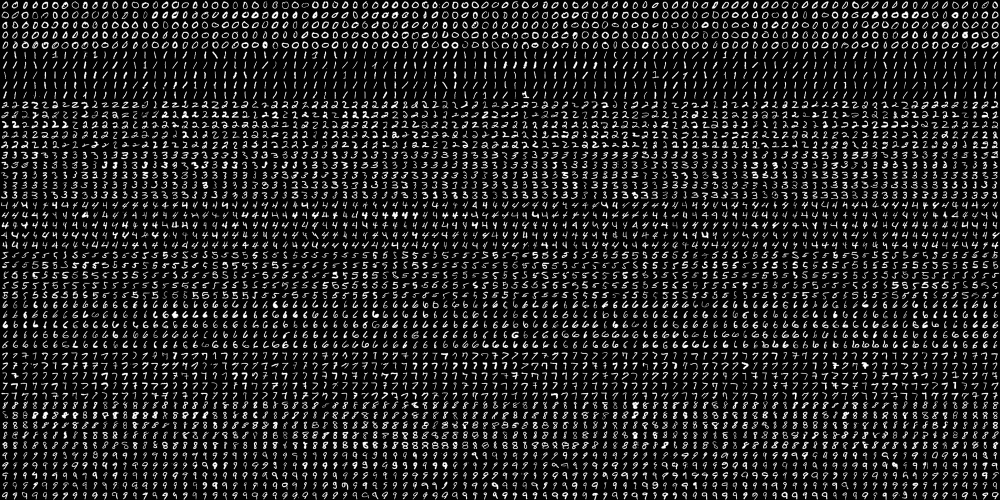
#> input picture HandWrittenDigitClassification/images/digits.png, 2000 x 1000 px (shown at 1/2 size)
$ jupyter execute Handwritten_Digit_Classification.ipynb
#> lines starting #> are read from the running program, lines starting #| are printed output that depends on the picture; after the words box and inside, x2 and y2 are one past the last pixel; in counts of white or black regions, pixels touching at a corner belong together
[cell 1]
import numpy as np
import cv2

[cell 2]
image = cv2.imread('images/digits.png')
#> image is the input picture: shape (1000, 2000, 3); min 0, max 255, mean 33.8
gray = cv2.cvtColor(image,cv2.COLOR_BGR2GRAY)
small = cv2.pyrDown(image)
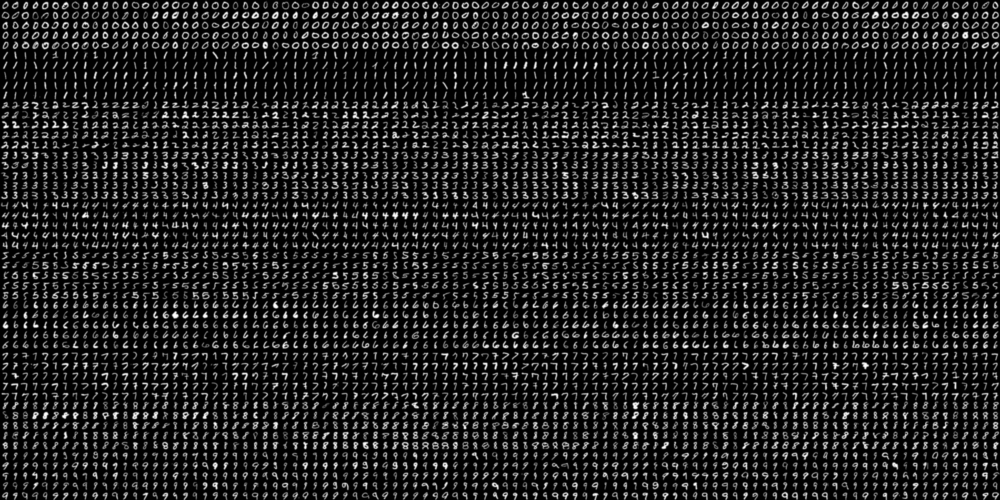
#> small: shape (500, 1000, 3); min 0, max 253, mean 33.8
cells = [np.hsplit(row,100) for row in np.vsplit(gray,50)]
#> cells = 50 items
x = np.array(cells)
print ("The shape of our cells array: " + str(x.shape))
#| The shape of our cells array: (50, 100, 20, 20)
# Split the full data set into two segments
# One will be used fro Training the model, the other as a test data set
train = x[:,:70].reshape(-1,400).astype(np.float32) # Size = (3500,400)
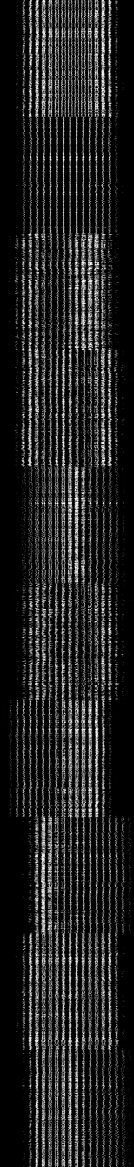
#> train: shape (3500, 400) float32 (shown at 1/3 size); min 0, max 255, mean 33.8
test = x[:,70:100].reshape(-1,400).astype(np.float32) # Size = (1500,400)
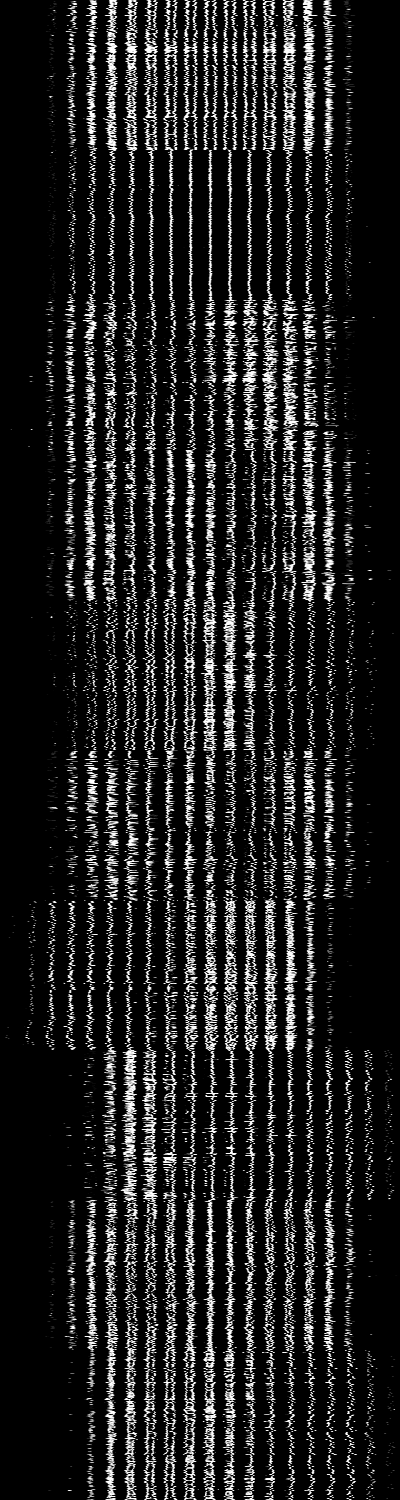
#> test: shape (1500, 400) float32; min 0, max 255, mean 33.8
# Create labels for train and test data
k = [0,1,2,3,4,5,6,7,8,9]
train_labels = np.repeat(k,350)[:,np.newaxis]
test_labels = np.repeat(k,150)[:,np.newaxis]
# Initiate kNN, train the data, then test it with test data for k=3
knn = cv2.ml.KNearest_create()
knn.train(train, cv2.ml.ROW_SAMPLE, train_labels)
ret, result, neighbors, distance = knn.findNearest(test, k=3)
#> ret = 0; result = 1500 values, max 9 at index 546, min 0 at index 0, mean 4.46; neighbors = 1500 rows, first 8: [0, 0, 0], [0, 0, 0], [0, 0, 0], [0, 0, 0], [0, 0, 0], [0, 0, 0], [0, 0, 0], [0, 0, 0]; distance = 1500 rows, first 8: [771799, 787246, 821341], [916008, 1053323, 1083589], [452262, 472470, 523199], [699510, 717288, 728714], [506154, 571763, 631203], [630256, 699302, 711550], [688307, 697413, 722577], [629131, 681500, 744434]
# Now we check the accuracy of classification
# For that, compare the result with test_labels and check which are wrong
matches = result == test_labels
correct = np.count_nonzero(matches)
#> correct = 1402
accuracy = correct * (100.0 / result.size)
#> accuracy = 93.47
print("Accuracy is = %.2f" % accuracy + "%")
#| Accuracy is = 93.47%

[cell 3]
def x_cord_contour(contour):
    # This function take a contour from findContours
    # it then outputs the x centroid coordinates

    if cv2.contourArea(contour) > 10:
        M = cv2.moments(contour)
        return (int(M['m10']/M['m00']))

def makeSquare(not_square):
    # This function takes an image and makes the dimenions square
    # It adds black pixels as the padding where needed

    BLACK = [0,0,0]
    img_dim = not_square.shape
    height = img_dim[0]
    width = img_dim[1]
    #print("Height = ", height, "Width = ", width)
    if (height == width):
        square = not_square
        return square
    else:
        doublesize = cv2.resize(not_square,(2*width, 2*height), interpolation = cv2.INTER_CUBIC)
        height = height * 2
        width = width * 2
        #print("New Height = ", height, "New Width = ", width)
        if (height > width):
            pad = int((height - width)/2)
            #print("Padding = ", pad)
            doublesize_square = cv2.copyMakeBorder(doublesize,0,0,pad,pad,cv2.BORDER_CONSTANT,value=BLACK)
        else:
            pad = (width - height)/2
            #print("Padding = ", pad)
            doublesize_square = cv2.copyMakeBorder(doublesize,pad,pad,0,0,cv2.BORDER_CONSTANT,value=BLACK)
    doublesize_square_dim = doublesize_square.shape
    #print("Sq Height = ", doublesize_square_dim[0], "Sq Width = ", doublesize_square_dim[1])
    return doublesize_square

def resize_to_pixel(dimensions, image):
    # This function then re-sizes an image to the specificied dimenions

    buffer_pix = 4
    dimensions  = dimensions - buffer_pix
    squared = image
    r = float(dimensions) / squared.shape[1]
    dim = (dimensions, int(squared.shape[0] * r))
    resized = cv2.resize(image, dim, interpolation = cv2.INTER_AREA)
    img_dim2 = resized.shape
    height_r = img_dim2[0]
    width_r = img_dim2[1]
    BLACK = [0,0,0]
    if (height_r > width_r):
        resized = cv2.copyMakeBorder(resized,0,0,0,1,cv2.BORDER_CONSTANT,value=BLACK)
    if (height_r < width_r):
        resized = cv2.copyMakeBorder(resized,1,0,0,0,cv2.BORDER_CONSTANT,value=BLACK)
    p = 2
    ReSizedImg = cv2.copyMakeBorder(resized,p,p,p,p,cv2.BORDER_CONSTANT,value=BLACK)
    img_dim = ReSizedImg.shape
    height = img_dim[0]
    width = img_dim[1]
    #print("Padded Height = ", height, "Width = ", width)
    return ReSizedImg

[cell 4]
image = cv2.imread('images/numbers.jpg')
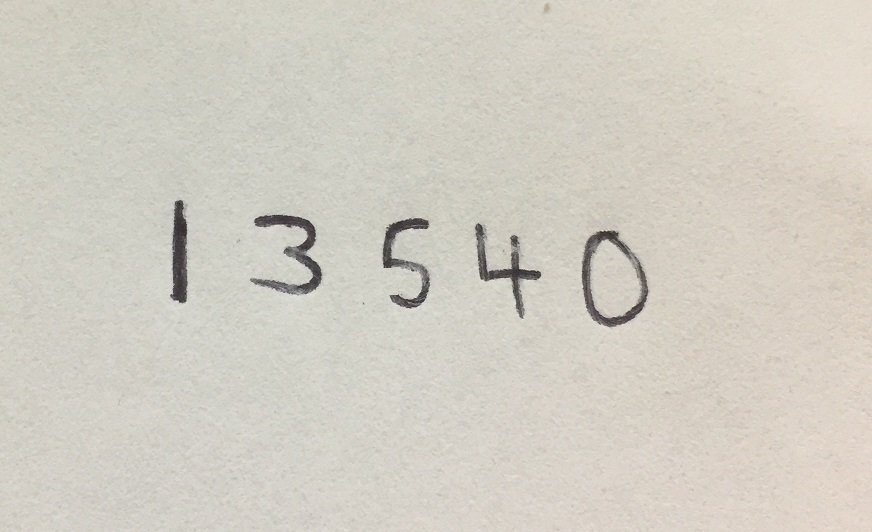
#> input picture HandWrittenDigitClassification/images/numbers.jpg, 872 x 532 px
#> image is the input picture: shape (532, 872, 3); mean B, G, R 195.2, 205.6, 209.7
gray = cv2.cvtColor(image,cv2.COLOR_BGR2GRAY)
#> gray: shape (532, 872)
blurred = cv2.GaussianBlur(gray, (5, 5), 0)
edged = cv2.Canny(blurred, 30, 150)
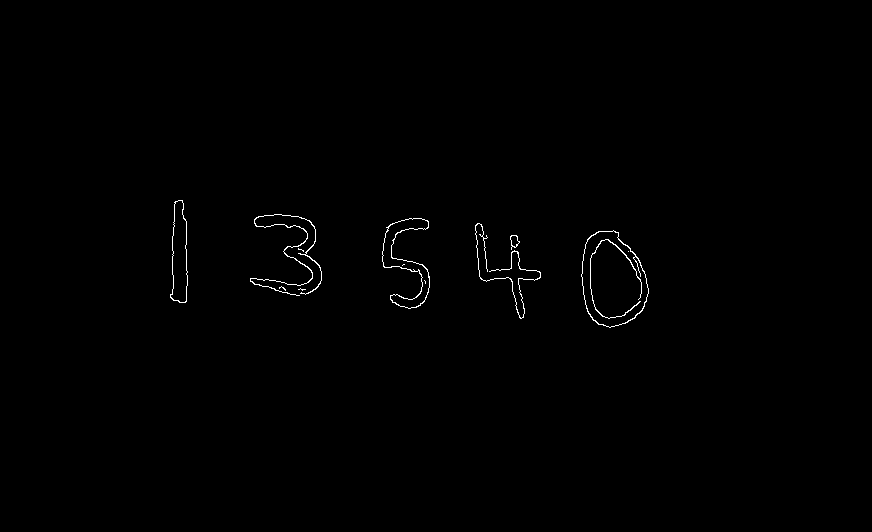
#> edged: shape (532, 872); 0.45% white in thin lines or dots, all inside (x1, y1, x2, y2) = (170, 200, 649, 328)
contours, hierarchy = cv2.findContours(edged, cv2.RETR_EXTERNAL, cv2.CHAIN_APPROX_NONE)
#> contours = 9 contours, 3 with area under 20; largest, box (x1, y1, x2, y2) and area: (581, 230, 649, 328) 4854, (382, 218, 430, 309) 1474, (170, 200, 188, 303) 1286, (250, 214, 322, 296) 92, (510, 235, 520, 250) 75, (475, 223, 541, 319) 28
sorted_ctrs = sorted(contours, key=lambda ctr: cv2.boundingRect(ctr)[0])
#> sorted_ctrs has the same summary as contours

[cell 5]
# Create empty array to store entire number
full_number = []

for c in contours:
    # compute the bounding box for the rectangle
    (x, y, w, h) = cv2.boundingRect(c)

    #cv2.drawContours(image, contours, -1, (0,255,0), 3)
    #cv2.imshow("Contours", image)

    if w >= 5 and h >= 25:
        roi = blurred[y:y + h, x:x + w]
        ret, roi = cv2.threshold(roi, 127, 255,cv2.THRESH_BINARY_INV)
        squared = makeSquare((roi))
        final = resize_to_pixel(20, squared)
        #cv2.imshow("final", final)
        final_array = final.reshape((1,400))
        final_array = final_array.astype(np.float32)
        ret, result, neighbours, dist = knn.findNearest(final_array, k=1)
        number = str(int(float(result[0])))
        full_number.insert(0, number)
        # draw a rectangle around the digit, the show what the
        # digit was classified as
        cv2.rectangle(image, (x, y), (x + w, y + h), (0, 0, 255), 2)
        cv2.putText(image, number, (x , y + 155),
        cv2.FONT_HERSHEY_COMPLEX, 2, (255, 0, 0), 2)
#> this loop made 9 passes
#> (x, y, w, h, pad in makeSquare, doublesize_square_dim in makeSquare, r in resize_to_pixel, img_dim2 in resize_to_pixel) on passes 5 to 9: (581, 230, 68, 98, 30, (196, 196), 0.0816, (15, 16)), (475, 223, 66, 96, 30, (192, 192), 0.0833, (16, 16)), (382, 218, 48, 91, 43, (182, 182), 0.0879, (16, 16)), (250, 214, 72, 82, 10, (164, 164), 0.0976, (16, 16)), (170, 200, 18, 103, 85, (206, 206), 0.0777, (15, 16))
#> (x, y, w, h) on passes 1 to 4: (298, 288, 8, 3), (279, 286, 7, 5), (298, 248, 6, 4), (510, 235, 10, 15)
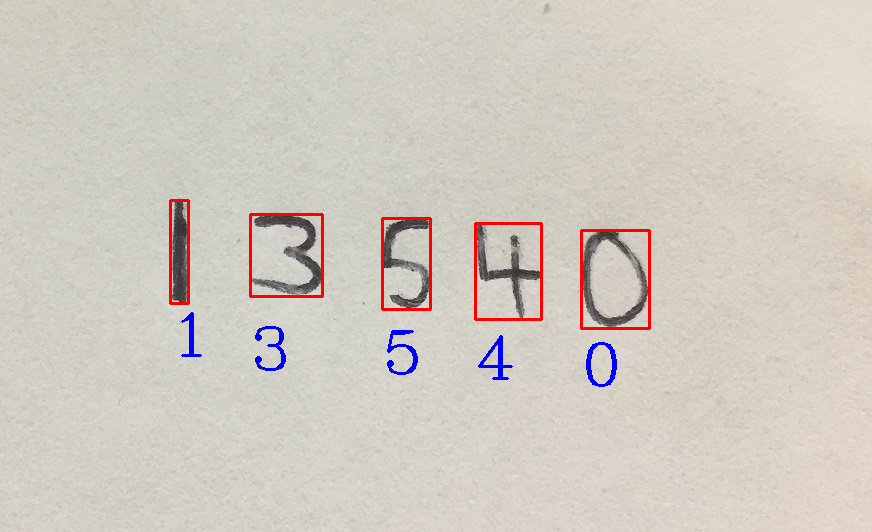
#> image: shape (532, 872, 3); 1.41% of pixels changed, all inside (x1, y1, x2, y2) = (169, 199, 651, 387)
#> after the loop, full_number = ['1', '3', '5', '4', '0']

print ("The number is: " + ''.join(full_number))
#| The number is: 13540
